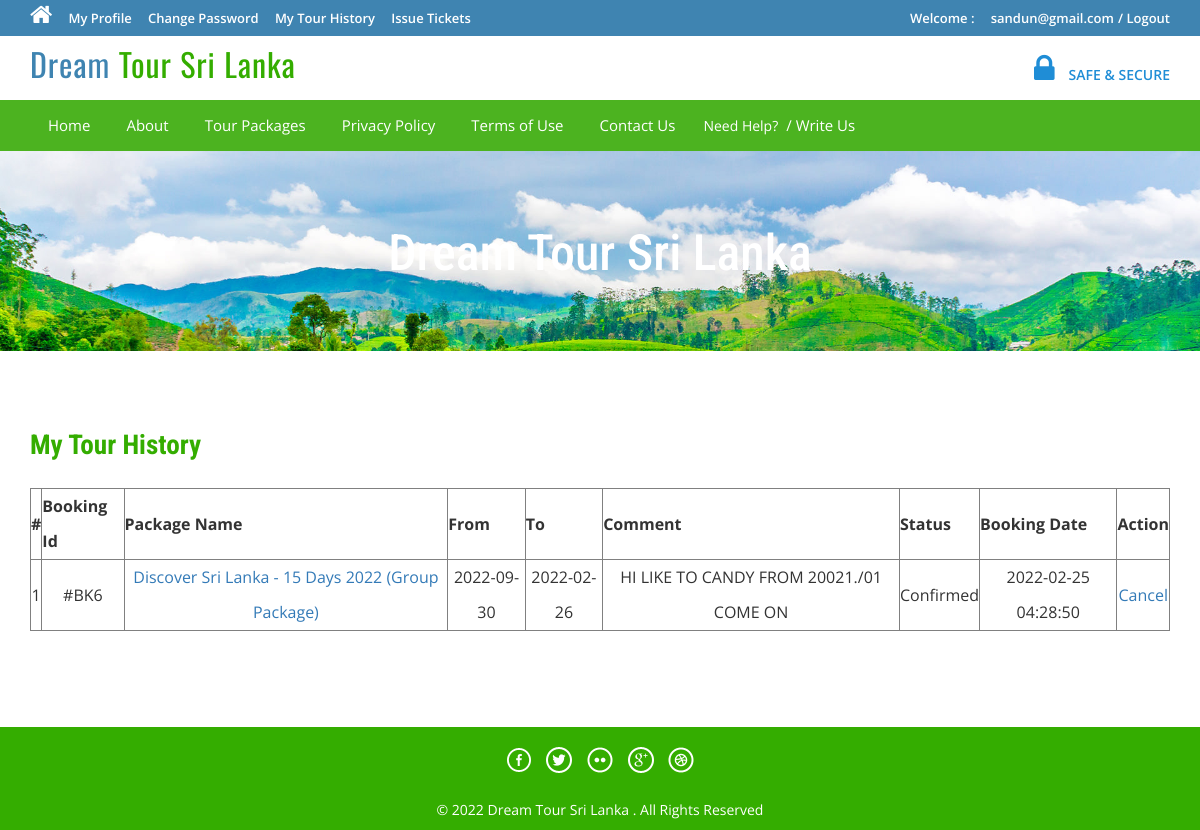
/tour-history.php (signed in), run on the app's committed database.
### tables this page shows
CREATE TABLE `tblbooking` (
  `BookingId` int(11) NOT NULL,
  `PackageId` int(11) DEFAULT NULL,
  `UserEmail` varchar(100) DEFAULT NULL,
  `FromDate` varchar(100) DEFAULT NULL,
  `ToDate` varchar(100) DEFAULT NULL,
  `Comment` mediumtext DEFAULT NULL,
  `RegDate` timestamp NULL DEFAULT current_timestamp(),
  `status` int(11) DEFAULT NULL,
  `CancelledBy` varchar(5) DEFAULT NULL,
  `UpdationDate` timestamp NULL DEFAULT NULL ON UPDATE current_timestamp()
);

CREATE TABLE `tbltourpackages` (
  `PackageId` int(11) NOT NULL,
  `PackageName` varchar(200) DEFAULT NULL,
  `PackageType` varchar(150) DEFAULT NULL,
  `PackageLocation` varchar(100) DEFAULT NULL,
  `PackagePrice` int(11) DEFAULT NULL,
  `PackageFetures` varchar(255) DEFAULT NULL,
  `PackageDetails` mediumtext DEFAULT NULL,
  `PackageImage` varchar(100) DEFAULT NULL,
  `Creationdate` timestamp NULL DEFAULT current_timestamp(),
  `UpdationDate` timestamp NULL DEFAULT NULL ON UPDATE current_timestamp()
);

### tour-history.php (the view, shortened to what this page needs)
<?php
include('includes/config.php');
if(strlen($_SESSION['login'])==0)
	{
header('location:index.php');
}
else{
?>
<!DOCTYPE HTML>
<html>
<head>
<link href="css/bootstrap.css" rel='stylesheet' type='text/css' />
<link href="css/style.css" rel='stylesheet' type='text/css' />
<link href="css/font-awesome.css" rel="stylesheet">
<link href="css/animate.css" rel="stylesheet" type="text/css" media="all">
</head>
<body>
<div class="top-header">
<?php include('includes/header.php');?>
<div class="banner-1 ">
	<div class="container">
		<h1 class="wow zoomIn animated animated" data-wow-delay=".5s" style="visibility: visible; animation-delay: 0.5s; animation-name: zoomIn;">Dream Tour Sri Lanka</h1>
	</div>
</div>
<div class="privacy">
	<div class="container">
		<h3 class="wow fadeInDown animated animated" data-wow-delay=".5s" style="visibility: visible; animation-delay: 0.5s; animation-name: fadeInDown;">My Tour History</h3>
		<form name="chngpwd" method="post" onSubmit="return valid();">
	<p>
	<table border="1" width="100%">
<tr align="center">
<th>#</th>
<th>Booking Id</th>
<th>Package Name</th>
<th>From</th>
<th>To</th>
<th>Comment</th>
<th>Status</th>
<th>Booking Date</th>
<th>Action</th>
</tr>
<?php
$uemail=$_SESSION['login'];;
$sql = "SELECT tblbooking.BookingId as bookid,tblbooking.PackageId as pkgid,tbltourpackages.PackageName as packagename,tblbooking.FromDate as fromdate,tblbooking.ToDate as todate,tblbooking.Comment as comment,tblbooking.status as status,tblbooking.RegDate as regdate,tblbooking.CancelledBy as cancelby,tblbooking.UpdationDate as upddate from tblbooking join tbltourpackages on tbltourpackages.PackageId=tblbooking.PackageId where UserEmail=:uemail";
$query = $dbh->prepare($sql);
$query -> bindParam(':uemail', $uemail, PDO::PARAM_STR);
$query->execute();
$results=$query->fetchAll(PDO::FETCH_OBJ);
$cnt=1;
if($query->rowCount() > 0)
{
foreach($results as $result)
{	?>
<tr align="center">
<td><?php echo htmlentities($cnt);?></td>
<td>#BK<?php echo htmlentities($result->bookid);?></td>
<td><a href="package-details.php?pkgid=<?php echo htmlentities($result->pkgid);?>"><?php echo htmlentities($result->packagename);?></a></td>
<td><?php echo htmlentities($result->fromdate);?></td>
<td><?php echo htmlentities($result->todate);?></td>
<td><?php echo htmlentities($result->comment);?></td>
<td><?php if($result->status==0)
{
echo "Pending";
}
if($result->status==1)
{
echo "Confirmed";
}
?></td>
<td><?php echo htmlentities($result->regdate);?></td>
<?php if($result->status==2)
{
	?><td>Cancelled</td>
<?php } else {?>
<td><a href="tour-history.php?bkid=<?php echo htmlentities($result->bookid);?>" onclick="return confirm('Do you really want to cancel booking')" >Cancel</a></td>
<?php }?>
</tr>
<?php $cnt=$cnt+1; }} ?>
	</table>
			</p>
			</form>
	</div>
</div>
<?php include('includes/footer.php');?>
</body>
</html>
<?php } ?>

### css/style.css (style rules this page uses)
html, body { font-size: 100%; background: #fff; font-family: 'Open Sans', sans-serif; }
body a,.grid_1,plan_1,plan_1.one,plan_1.two,i.icon1, i.icon2, i.icon3, i.icon4, i.icon5, i.icon6 { transition:0.5s all; -webkit-transition:0.5s all; -moz-transition:0.5s all; -o-transition:0.5s all; -ms-transition:0.5s all; }
h1,h2,h3,h4,h5,h6 { margin:0; font-family: 'Roboto Condensed', sans-serif; }
p { margin:0; }
.top-header { background-color: #3F84B1; border-bottom: 0 none; height: 36px; line-height: 35px; }
.banner-1 { background: url(../images/KANDY\ 2.jpg)no-repeat; background-size: cover; -webkit-background-size: cover; -o-background-size: cover; -ms-background-size: cover; -moz-background-size: cover; min-height:200px; }
.banner-1 h1 { font-size: 50px; margin-bottom: 40px; padding: 1.5em 0 0; text-align: center; color: #ffffff; }
.privacy h3 { color: #34AD00; font-size: 1.7em; font-weight: 700; margin-bottom: 1em; }
.privacy { padding: 5em 0; }
.privacy p { font-size: 1em; line-height: 1.8em; color: #999; margin: 1em 0; }

### data on the page
tblbooking: BookingId "6", PackageId.PackageName "Discover Sri Lanka - 15 Days 2022 (Group Package)", FromDate "2022-09-30", ToDate "2022-02-26", Comment "HI LIKE TO CANDY FROM 20021./01 COME ON", status "Confirmed", RegDate "2022-02-25 04:28:50"

### other printed values
$_SESSION['login'] "sandun@gmail.com"
